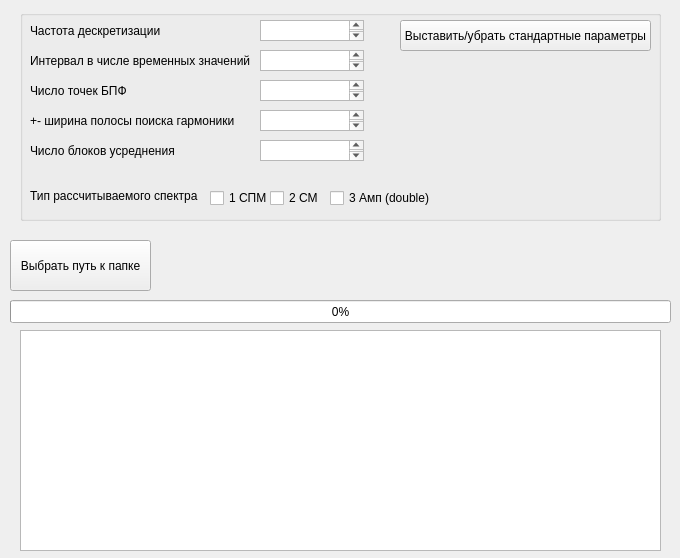
<?xml version="1.0" encoding="UTF-8"?>
<ui version="4.0">
 <class>QtWidgetsClassClass</class>
 <widget class="QMainWindow" name="QtWidgetsClassClass">
  <property name="enabled">
   <bool>true</bool>
  </property>
  <property name="geometry">
   <rect>
    <x>0</x>
    <y>0</y>
    <width>680</width>
    <height>558</height>
   </rect>
  </property>
  <property name="windowTitle">
   <string>Кейс 4</string>
  </property>
  <widget class="QWidget" name="centralWidget">
   <widget class="QPushButton" name="pushButton1">
    <property name="geometry">
     <rect>
      <x>10</x>
      <y>240</y>
      <width>141</width>
      <height>51</height>
     </rect>
    </property>
    <property name="text">
     <string>Выбрать путь к папке</string>
    </property>
   </widget>
   <widget class="QLabel" name="label">
    <property name="geometry">
     <rect>
      <x>150</x>
      <y>240</y>
      <width>521</width>
      <height>51</height>
     </rect>
    </property>
    <property name="text">
     <string/>
    </property>
   </widget>
   <widget class="QProgressBar" name="progressBar">
    <property name="geometry">
     <rect>
      <x>10</x>
      <y>300</y>
      <width>661</width>
      <height>23</height>
     </rect>
    </property>
    <property name="value">
     <number>0</number>
    </property>
   </widget>
   <widget class="QGroupBox" name="groupBox">
    <property name="enabled">
     <bool>true</bool>
    </property>
    <property name="geometry">
     <rect>
      <x>20</x>
      <y>10</y>
      <width>641</width>
      <height>211</height>
     </rect>
    </property>
    <property name="title">
     <string/>
    </property>
    <widget class="QLabel" name="label_2">
     <property name="geometry">
      <rect>
       <x>10</x>
       <y>10</y>
       <width>131</width>
       <height>21</height>
      </rect>
     </property>
     <property name="text">
      <string>Частота дескретизации</string>
     </property>
    </widget>
    <widget class="QTextEdit" name="textEdit">
     <property name="geometry">
      <rect>
       <x>240</x>
       <y>10</y>
       <width>104</width>
       <height>21</height>
      </rect>
     </property>
     <property name="html">
      <string>&lt;!DOCTYPE HTML PUBLIC &quot;-//W3C//DTD HTML 4.0//EN&quot; &quot;http://www.w3.org/TR/REC-html40/strict.dtd&quot;&gt;
&lt;html&gt;&lt;head&gt;&lt;meta name=&quot;qrichtext&quot; content=&quot;1&quot; /&gt;&lt;meta charset=&quot;utf-8&quot; /&gt;&lt;style type=&quot;text/css&quot;&gt;
p, li { white-space: pre-wrap; }
hr { height: 1px; border-width: 0; }
li.unchecked::marker { content: &quot;\2610&quot;; }
li.checked::marker { content: &quot;\2612&quot;; }
&lt;/style&gt;&lt;/head&gt;&lt;body style=&quot; font-family:'Segoe UI'; font-size:9pt; font-weight:400; font-style:normal;&quot;&gt;
&lt;p align=&quot;center&quot; style=&quot;-qt-paragraph-type:empty; margin-top:0px; margin-bottom:0px; margin-left:0px; margin-right:0px; -qt-block-indent:0; text-indent:0px;&quot;&gt;&lt;br /&gt;&lt;/p&gt;&lt;/body&gt;&lt;/html&gt;</string>
     </property>
    </widget>
    <widget class="QLabel" name="label_3">
     <property name="geometry">
      <rect>
       <x>10</x>
       <y>40</y>
       <width>231</width>
       <height>21</height>
      </rect>
     </property>
     <property name="text">
      <string>Интервал в числе временных значений </string>
     </property>
    </widget>
    <widget class="QTextEdit" name="textEdit_2">
     <property name="geometry">
      <rect>
       <x>240</x>
       <y>40</y>
       <width>104</width>
       <height>21</height>
      </rect>
     </property>
     <property name="html">
      <string>&lt;!DOCTYPE HTML PUBLIC &quot;-//W3C//DTD HTML 4.0//EN&quot; &quot;http://www.w3.org/TR/REC-html40/strict.dtd&quot;&gt;
&lt;html&gt;&lt;head&gt;&lt;meta name=&quot;qrichtext&quot; content=&quot;1&quot; /&gt;&lt;meta charset=&quot;utf-8&quot; /&gt;&lt;style type=&quot;text/css&quot;&gt;
p, li { white-space: pre-wrap; }
hr { height: 1px; border-width: 0; }
li.unchecked::marker { content: &quot;\2610&quot;; }
li.checked::marker { content: &quot;\2612&quot;; }
&lt;/style&gt;&lt;/head&gt;&lt;body style=&quot; font-family:'Segoe UI'; font-size:9pt; font-weight:400; font-style:normal;&quot;&gt;
&lt;p align=&quot;center&quot; style=&quot;-qt-paragraph-type:empty; margin-top:0px; margin-bottom:0px; margin-left:0px; margin-right:0px; -qt-block-indent:0; text-indent:0px;&quot;&gt;&lt;br /&gt;&lt;/p&gt;&lt;/body&gt;&lt;/html&gt;</string>
     </property>
    </widget>
    <widget class="QLabel" name="label_4">
     <property name="geometry">
      <rect>
       <x>10</x>
       <y>70</y>
       <width>101</width>
       <height>21</height>
      </rect>
     </property>
     <property name="text">
      <string>Число точек БПФ</string>
     </property>
    </widget>
    <widget class="QTextEdit" name="textEdit_3">
     <property name="geometry">
      <rect>
       <x>240</x>
       <y>70</y>
       <width>104</width>
       <height>21</height>
      </rect>
     </property>
     <property name="html">
      <string>&lt;!DOCTYPE HTML PUBLIC &quot;-//W3C//DTD HTML 4.0//EN&quot; &quot;http://www.w3.org/TR/REC-html40/strict.dtd&quot;&gt;
&lt;html&gt;&lt;head&gt;&lt;meta name=&quot;qrichtext&quot; content=&quot;1&quot; /&gt;&lt;meta charset=&quot;utf-8&quot; /&gt;&lt;style type=&quot;text/css&quot;&gt;
p, li { white-space: pre-wrap; }
hr { height: 1px; border-width: 0; }
li.unchecked::marker { content: &quot;\2610&quot;; }
li.checked::marker { content: &quot;\2612&quot;; }
&lt;/style&gt;&lt;/head&gt;&lt;body style=&quot; font-family:'Segoe UI'; font-size:9pt; font-weight:400; font-style:normal;&quot;&gt;
&lt;p align=&quot;center&quot; style=&quot;-qt-paragraph-type:empty; margin-top:0px; margin-bottom:0px; margin-left:0px; margin-right:0px; -qt-block-indent:0; text-indent:0px;&quot;&gt;&lt;br /&gt;&lt;/p&gt;&lt;/body&gt;&lt;/html&gt;</string>
     </property>
    </widget>
    <widget class="QLabel" name="label_5">
     <property name="geometry">
      <rect>
       <x>10</x>
       <y>170</y>
       <width>171</width>
       <height>31</height>
      </rect>
     </property>
     <property name="text">
      <string>Тип рассчитываемого спектра</string>
     </property>
    </widget>
    <widget class="QCheckBox" name="checkBox_2">
     <property name="geometry">
      <rect>
       <x>190</x>
       <y>180</y>
       <width>61</width>
       <height>16</height>
      </rect>
     </property>
     <property name="text">
      <string>1 СПМ</string>
     </property>
    </widget>
    <widget class="QCheckBox" name="checkBox_3">
     <property name="geometry">
      <rect>
       <x>250</x>
       <y>180</y>
       <width>51</width>
       <height>16</height>
      </rect>
     </property>
     <property name="text">
      <string>2 СМ</string>
     </property>
    </widget>
    <widget class="QCheckBox" name="checkBox_4">
     <property name="geometry">
      <rect>
       <x>310</x>
       <y>180</y>
       <width>101</width>
       <height>16</height>
      </rect>
     </property>
     <property name="text">
      <string>3 Амп (double)</string>
     </property>
    </widget>
    <widget class="QPushButton" name="pushButton">
     <property name="geometry">
      <rect>
       <x>380</x>
       <y>10</y>
       <width>251</width>
       <height>31</height>
      </rect>
     </property>
     <property name="text">
      <string>Выставить/убрать стандартные параметры</string>
     </property>
    </widget>
    <widget class="QLabel" name="label_6">
     <property name="geometry">
      <rect>
       <x>10</x>
       <y>100</y>
       <width>211</width>
       <height>21</height>
      </rect>
     </property>
     <property name="text">
      <string>+- ширина полосы поиска гармоники</string>
     </property>
    </widget>
    <widget class="QTextEdit" name="textEdit_4">
     <property name="geometry">
      <rect>
       <x>240</x>
       <y>100</y>
       <width>104</width>
       <height>21</height>
      </rect>
     </property>
     <property name="html">
      <string>&lt;!DOCTYPE HTML PUBLIC &quot;-//W3C//DTD HTML 4.0//EN&quot; &quot;http://www.w3.org/TR/REC-html40/strict.dtd&quot;&gt;
&lt;html&gt;&lt;head&gt;&lt;meta name=&quot;qrichtext&quot; content=&quot;1&quot; /&gt;&lt;meta charset=&quot;utf-8&quot; /&gt;&lt;style type=&quot;text/css&quot;&gt;
p, li { white-space: pre-wrap; }
hr { height: 1px; border-width: 0; }
li.unchecked::marker { content: &quot;\2610&quot;; }
li.checked::marker { content: &quot;\2612&quot;; }
&lt;/style&gt;&lt;/head&gt;&lt;body style=&quot; font-family:'Segoe UI'; font-size:9pt; font-weight:400; font-style:normal;&quot;&gt;
&lt;p align=&quot;center&quot; style=&quot;-qt-paragraph-type:empty; margin-top:0px; margin-bottom:0px; margin-left:0px; margin-right:0px; -qt-block-indent:0; text-indent:0px;&quot;&gt;&lt;br /&gt;&lt;/p&gt;&lt;/body&gt;&lt;/html&gt;</string>
     </property>
    </widget>
    <widget class="QTextEdit" name="textEdit_5">
     <property name="geometry">
      <rect>
       <x>240</x>
       <y>130</y>
       <width>104</width>
       <height>21</height>
      </rect>
     </property>
     <property name="html">
      <string>&lt;!DOCTYPE HTML PUBLIC &quot;-//W3C//DTD HTML 4.0//EN&quot; &quot;http://www.w3.org/TR/REC-html40/strict.dtd&quot;&gt;
&lt;html&gt;&lt;head&gt;&lt;meta name=&quot;qrichtext&quot; content=&quot;1&quot; /&gt;&lt;meta charset=&quot;utf-8&quot; /&gt;&lt;style type=&quot;text/css&quot;&gt;
p, li { white-space: pre-wrap; }
hr { height: 1px; border-width: 0; }
li.unchecked::marker { content: &quot;\2610&quot;; }
li.checked::marker { content: &quot;\2612&quot;; }
&lt;/style&gt;&lt;/head&gt;&lt;body style=&quot; font-family:'Segoe UI'; font-size:9pt; font-weight:400; font-style:normal;&quot;&gt;
&lt;p align=&quot;center&quot; style=&quot;-qt-paragraph-type:empty; margin-top:0px; margin-bottom:0px; margin-left:0px; margin-right:0px; -qt-block-indent:0; text-indent:0px;&quot;&gt;&lt;br /&gt;&lt;/p&gt;&lt;/body&gt;&lt;/html&gt;</string>
     </property>
    </widget>
    <widget class="QLabel" name="label_7">
     <property name="geometry">
      <rect>
       <x>10</x>
       <y>130</y>
       <width>211</width>
       <height>21</height>
      </rect>
     </property>
     <property name="text">
      <string>Число блоков усреднения</string>
     </property>
    </widget>
   </widget>
   <widget class="QTextBrowser" name="textBrowser">
    <property name="geometry">
     <rect>
      <x>20</x>
      <y>330</y>
      <width>641</width>
      <height>221</height>
     </rect>
    </property>
   </widget>
  </widget>
 </widget>
 <layoutdefault spacing="6" margin="11"/>
 <resources/>
 <connections/>
</ui>
